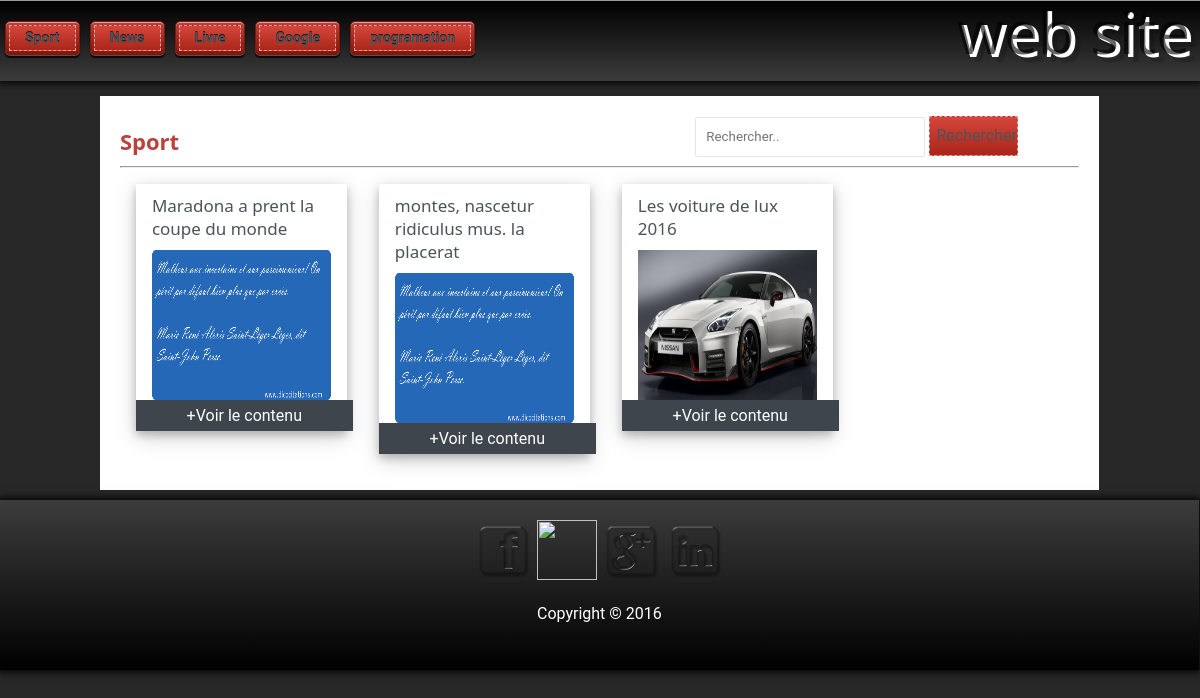
/index.php?p=catigorie&idcat=1, run on the app's committed database.
### tables this page shows
CREATE TABLE IF NOT EXISTS `categorie` (
  `id` int(11) NOT NULL AUTO_INCREMENT,
  `categorie` varchar(255) DEFAULT NULL,
  PRIMARY KEY (`id`)
);

CREATE TABLE IF NOT EXISTS `article` (
  `id` int(11) NOT NULL AUTO_INCREMENT,
  `titre` varchar(255) DEFAULT NULL,
  `contenu` text,
  `path_image` varchar(255) DEFAULT NULL,
  `date` datetime DEFAULT NULL,
  `visible` enum('0','1') DEFAULT '0',
  `idCategorie` int(11) DEFAULT NULL,
  `idAdmin` int(11) DEFAULT NULL,
  PRIMARY KEY (`id`),
  KEY `idCategorie` (`idCategorie`),
  KEY `idAdmin` (`idAdmin`)
);

### functions/Database.php (called while the page is built, shortened)
<?php
class Database{
        private $datab;
         public function __construct($username="root",$password="",$host="localhost",$dbname="blog",$option = []){
                      $dsn = 'mysql:dbname='.$dbname.';charset=utf8;host='.$host;
                       try {
                             $this->datab = new PDO($dsn, $username, $password);
                           $this->datab->setAttribute(PDO::ATTR_ERRMODE, PDO::ERRMODE_WARNING);
                        }
                        catch (PDOException $e) {
                            throw new Exception($e->getMessage());
                        }
       }
       public function getRows($query,$param = []){
        try {
          	    $stmt = $this->datab->prepare($query);
          	    $stmt->execute($param);
                return $stmt->fetchAll();
          } catch (PDOException $e) {
          	throw new Exception($e->getMessage());
          }
       }
}

### pages/normal/catigorie.php (the view)
 <main>
<?php
         $Scat=0;
              if (isset($_GET['idcat'])) {
                       $Scat=$_GET['idcat'];
              }
          if (isset($_POST['btn__sreach'])) {
                  $sql="SELECT article.id,article.titre,article.path_image FROM article,article_tag,tag WHERE article.id=article_tag.idArticle and article_tag.idTag=tag.id and tag.tag=? and article.visible='1' LIMIT 0,8 ";
                  $articles = $db->getRows($sql,[$_POST['search']]);
          }
          else{
              $sql="SELECT id,titre,path_image FROM article WHERE idCategorie=? and visible='1' LIMIT 0,8";
              $articles = $db->getRows($sql,[$Scat]);
          }
              for ($i=0; $i < count($cat) ; $i++){
                        if ($Scat==$cat[$i][0]) {
        ?>
                      <h3 class="catigorie__H3"><?=$cat[$i][1];?></h3>
                      <div  class="search__cat">
                            <form  method="post" accept="">
                              <input type="search" name="search" placeholder="Rechercher..">
                              <input type="submit" name="btn__sreach" value="Rechercher">
                            </form>
                      </div>
              <?php  }}?>
<hr style=" clear: both;">
<div class="warrapper">
<div class="card__container">
 <?php
              for ($j=0; $j < count($articles) ; $j++){
 ?>
 <div class="w3-card-4 w3-margin" >
           <header class="w3-container w3-light-grey">
             <h3><?=$articles[$j][1];?></h3>
           </header>
        <div class="w3-container">
          <div class="card-container">
                <div id="img-card">
                   <img src="<?=$articles[$j][2];?>" alt="Avatar" style="width:100%;height:150px; ">
                </div>
          </div>
        </div>
        <a  href="index.php?p=post&idpost=<?=$articles[$j][0];?>" class="w3-btn-block w3-dark-grey">+Voir le contenu</a>
</div>
 <?php
}
 ?>
</div>
</div><div style=" clear: both;"></div>
</main>

### body/normal/topbar.php
<header>
    <nav id="admin">
        <ul>
        <?php
            include_once("functions/Database.php");
              $db = new Database();
              $cat = $db->getRows("select * from categorie");
              $row = $db->getRow("select WEBSITENAME from config");
              for ($i=0; $i < count($cat) ; $i++){
        ?>
            <li><a href="index.php?p=catigorie&idcat=<?= $cat[$i][0]; ?>"><span><?= $cat[$i][1]; ?></span></a></li>
        <?php } ?>
        </ul>
    </nav>
    <div class="logo">
            <h2><?php echo $row[0]; ?></h2>
        </div>
</header>

### assets/normal/css/user.css (style rules this page uses)
* { margin: 0; color:#4A545A; font-family:'Roboto','Helvetica Neue',Helvetica,sans-serif; }
div.logo { position: absolute; top: -20px; right: 10px; width: auto; height: 90px; padding: auto; }
div.logo h2 { font-size: 60px; color: rgba(0,0,0,0.6); text-shadow: 4px 3px 0px #fff, 9px 8px 0px rgba(0,0,0,0.15); }
body { background-color: #282828; width: 99.9%; }
nav { position: fixed; top: 0; border-top: 1px solid #999; width: 100%; height: 60px; background: linear-gradient(#000,#3c3c3c); padding: 20px 0 0 0; box-shadow: 0px 0px 8px 2px #000; }
nav ul { padding: 0; margin: 0; list-style: none; }
nav li { float: left; }
nav a { float: left; color: #eee; margin: 0 5px; padding: 3px; text-decoration: none; border: 1px solid #831608; font: bold 14px Arial, Helvetica; background-color: #831608; background-image: linear-gradient(#bb413b, #831608); border-radius: 5px; text-shadow: 0 -1px 0 rgba(0,0,0,.8); box-shadow: 0 1px 0 rgba(255, 255, 255, 0.3), 0 3px 0 rgba(0, 0, 0, 0.7), 0 2px 2px rgba(0, 0, 0, 0.5), 0 1px 0 rgba(255, 255, 255, 0.5) inset; }
nav span { border: 1px dashed #eba1a3; display: inline-block; padding: 4px 15px; cursor: pointer; background-color: #bb413b; background-image: linear-gradient(#d4463c, #aa2618); }
main { width: 80%; clear: both; height: auto !important; background-color: #FFF; margin: 8% auto 10px auto; padding: 20px 20px 20px 20px; }
header { display:block;height: auto; }
h1,h2,h3,h4,h5,h6 { font-family:"Segoe UI",Arial,sans-serif }
h2 { font-size:30px }
h3 { font-size:17px; }
h1,h2,h3,h4,h5,h6 { font-weight:400;margin:10px 0 }
h3 { clear: both; display: block; }
.w3-card-4 { float: left; width: 22%; cursor: pointer; }
.w3-card-4 { box-shadow:0 4px 8px 0 rgba(0,0,0,0.2),0 6px 20px 0 rgba(0,0,0,0.19)!important }
.w3-margin { margin:16px!important }
.w3-container { padding:0.01em 16px }
.card-container #img-card { width: 100%; height: 150px; background-color: red; float: left; }
.w3-btn-block { border:none;display:inline-block;outline:0;padding:6px 16px;vertical-align:middle;overflow:hidden;text-decoration:none!important;color:#fff;background-color:#000;text-align:center;cursor:pointer;white-space:nowrap }
.w3-btn-block { width:87.6% }
.w3-dark-grey { color:#fff!important;background-color:#3e454c!important }
.warrapper { width: 100%; height: auto; background-color: #fff; }
.search__cat { width: 40%; display: inline-block; height: 40px; float: right; }
.search__cat form input[type="submit"] { cursor: pointer; width: 23%; height: 40px; font-size: 1em; border: solid 1px rgba(124, 128, 129, 0.2); color: inherit; text-decoration: none; border-radius: 50% color: #fff; background-color: #BB413B; border: 1px dashed #eba1a3; background-image: linear-gradient(#d4463c, #aa2618); }
.search__cat form input[type="search"] { width: 60%; height: 40px; border: 1px solid #000; padding-left: 10px; line-height: 1em; border-radius:2px; transition: background-color 0.2s ease-in-out, border-color 0.2s ease-in-out; appearance: none; background: none; border: solid 1px rgba(124, 128, 129, 0.2); color: inherit; display: inline-block; padding: 0.75em; text-decoration: none; outline: 0; }
.catigorie__H3 { background-color: linear-gradient(#d4463c, #aa2618); float: left; font-weight: bold; font-size: 22px; color: #BB413B; }

### data on the page
categorie: categorie "Sport"
categorie: categorie "News"
categorie: categorie "Livre"
categorie: categorie "Google"
categorie: categorie "programation"
article: titre "Maradona a prent la coupe du monde", path_image (picture)
article: titre "montes, nascetur ridiculus mus. la placerat", path_image (picture)
article: titre "Les voiture de lux 2016", path_image (picture)
